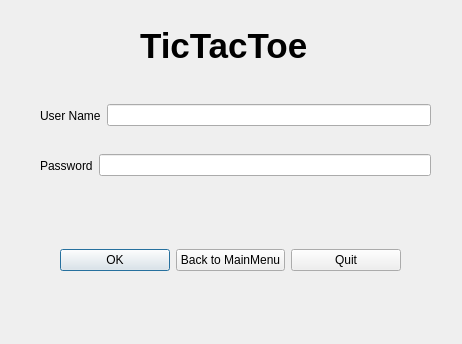
<?xml version="1.0" encoding="UTF-8"?>
<ui version="4.0">
 <class>signupscreen</class>
 <widget class="QDialog" name="signupscreen">
  <property name="geometry">
   <rect>
    <x>0</x>
    <y>0</y>
    <width>462</width>
    <height>344</height>
   </rect>
  </property>
  <property name="windowTitle">
   <string>Dialog</string>
  </property>
  <widget class="QLabel" name="label">
   <property name="geometry">
    <rect>
     <x>140</x>
     <y>20</y>
     <width>201</width>
     <height>51</height>
    </rect>
   </property>
   <property name="font">
    <font>
     <pointsize>26</pointsize>
     <bold>true</bold>
    </font>
   </property>
   <property name="text">
    <string>TicTacToe</string>
   </property>
  </widget>
  <widget class="QWidget" name="horizontalLayoutWidget">
   <property name="geometry">
    <rect>
     <x>40</x>
     <y>100</y>
     <width>391</width>
     <height>31</height>
    </rect>
   </property>
   <layout class="QHBoxLayout" name="horizontalLayout">
    <item>
     <widget class="QLabel" name="UserNamesignup">
      <property name="text">
       <string>User Name</string>
      </property>
     </widget>
    </item>
    <item>
     <widget class="QLineEdit" name="lineEditUserNameSignup"/>
    </item>
   </layout>
  </widget>
  <widget class="QWidget" name="horizontalLayoutWidget_2">
   <property name="geometry">
    <rect>
     <x>40</x>
     <y>150</y>
     <width>391</width>
     <height>31</height>
    </rect>
   </property>
   <layout class="QHBoxLayout" name="horizontalLayout_2">
    <item>
     <widget class="QLabel" name="Passwordsignup">
      <property name="text">
       <string>Password</string>
      </property>
     </widget>
    </item>
    <item>
     <widget class="QLineEdit" name="lineEditPasswordSignup"/>
    </item>
   </layout>
  </widget>
  <widget class="QWidget" name="horizontalLayoutWidget_3">
   <property name="geometry">
    <rect>
     <x>60</x>
     <y>220</y>
     <width>341</width>
     <height>80</height>
    </rect>
   </property>
   <layout class="QHBoxLayout" name="horizontalLayout_3">
    <item>
     <widget class="QPushButton" name="okpushbuttonsignup">
      <property name="text">
       <string>OK</string>
      </property>
     </widget>
    </item>
    <item>
     <widget class="QPushButton" name="signupMainwindowbutton">
      <property name="text">
       <string>Back to MainMenu</string>
      </property>
     </widget>
    </item>
    <item>
     <widget class="QPushButton" name="quitsignuppushbutton">
      <property name="text">
       <string>Quit</string>
      </property>
     </widget>
    </item>
   </layout>
  </widget>
 </widget>
 <resources/>
 <connections/>
</ui>
